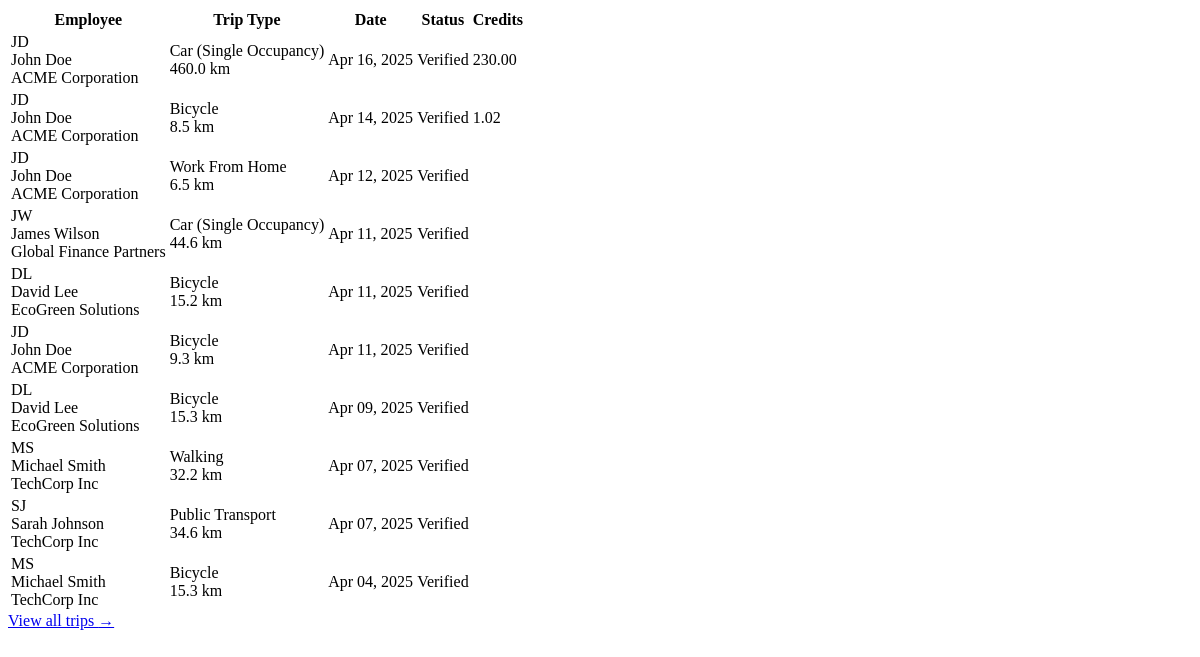
The page /systemadmin/recent-trips/ (signed in) on the database as committed earlier.
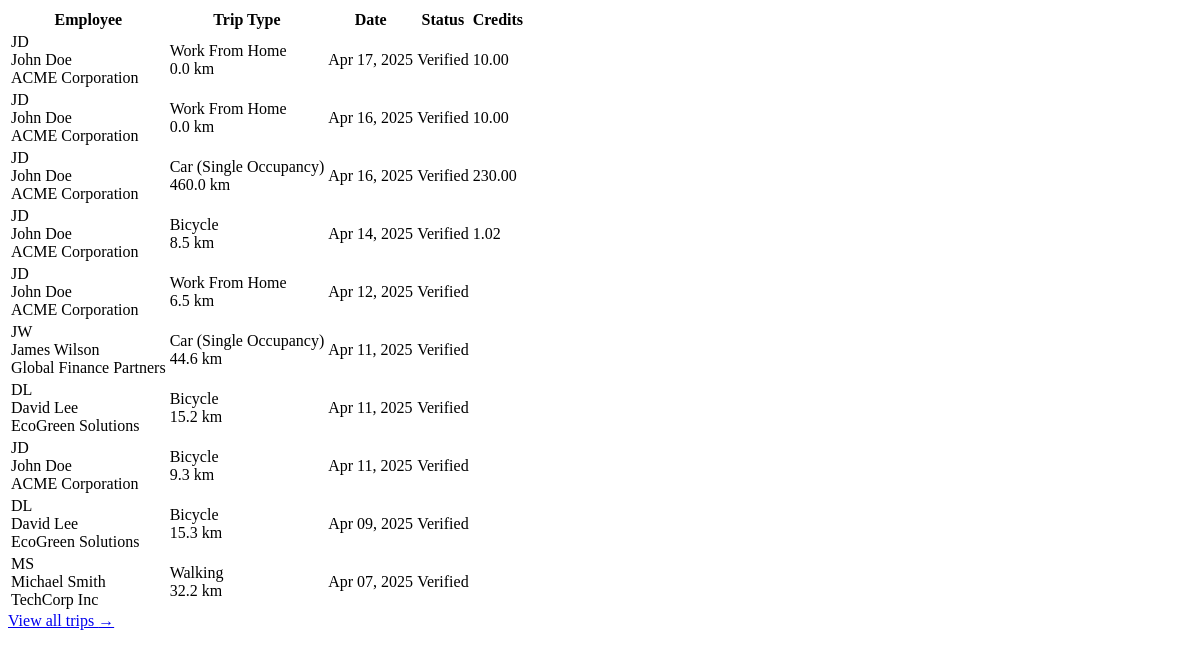
The same page on the database as committed later.
### trips/models.py (models this page shows, shortened)
class Trip(models.Model):
    TRANSPORT_MODES = (
        ('car', 'Car (Single Occupancy)'),
        ('carpool', 'Carpool'),
        ('public_transport', 'Public Transport'),
        ('bicycle', 'Bicycle'),
        ('walking', 'Walking'),
        ('work_from_home', 'Work From Home'),
    )
    VERIFICATION_STATUS = (
        ('pending', 'Pending'),
        ('verified', 'Verified'),
        ('rejected', 'Rejected'),
        ('flagged', 'Flagged for Review'),
    )
    employee = models.ForeignKey(
        EmployeeProfile,
        on_delete=models.CASCADE,
        related_name='trips'
    )
    start_location = models.ForeignKey(
        Location,
        on_delete=models.SET_NULL,
        related_name='trip_starts',
        null=True
    )
    end_location = models.ForeignKey(
        Location,
        on_delete=models.SET_NULL,
        related_name='trip_ends',
        null=True
    )
    start_time = models.DateTimeField()
    end_time = models.DateTimeField(null=True, blank=True)
    transport_mode = models.CharField(
        max_length=20,
        choices=TRANSPORT_MODES
    )
    distance_km = models.DecimalField(
        max_digits=8,
        decimal_places=2,
        null=True,
        blank=True
    )
    carbon_savings = models.DecimalField(
        max_digits=8,
        decimal_places=2,
        null=True,
        blank=True
    )
    credits_earned = models.DecimalField(
        max_digits=8,
        decimal_places=2,
        null=True,
        blank=True
    )
    proof_image = models.ImageField(
        upload_to='trip_proofs/',
        null=True,
        blank=True
    )
    verification_status = models.CharField(
        max_length=10,
        choices=VERIFICATION_STATUS,
        default='pending'
    )
    verified_by = models.ForeignKey(
        CustomUser,
        on_delete=models.SET_NULL,
        related_name='verified_trips',
        null=True,
        blank=True
    )
    duration_minutes = models.PositiveIntegerField(
        null=True,
        blank=True,
        help_text="Estimated travel time in minutes based on transport mode and distance"
    )
    created_at = models.DateTimeField(default=timezone.now)

### users/models.py (models this page shows, shortened)
class EmployeeProfile(models.Model):
    user = models.OneToOneField(
        CustomUser,
        on_delete=models.CASCADE,
        related_name='employee_profile'
    )
    employer = models.ForeignKey(
        EmployerProfile,
        on_delete=models.CASCADE,
        related_name='employees'
    )
    approved = models.BooleanField(default=False)
    created_at = models.DateTimeField(default=timezone.now)

class CustomUser(AbstractUser):
    is_employee = models.BooleanField(default=False)
    is_employer = models.BooleanField(default=False)
    is_bank_admin = models.BooleanField(default=False)
    is_super_admin = models.BooleanField(default=False)
    email = models.EmailField(_('email address'), unique=True)
    date_joined = models.DateTimeField(default=timezone.now)
    approved = models.BooleanField(default=False)
    USERNAME_FIELD = 'email'
    REQUIRED_FIELDS = ['username', 'first_name', 'last_name']
    class Meta:
        verbose_name = _('user')
        verbose_name_plural = _('users')

class EmployerProfile(models.Model):
    user = models.OneToOneField(
        CustomUser,
        on_delete=models.CASCADE,
        related_name='employer_profile'
    )
    company_name = models.CharField(max_length=100)
    registration_number = models.CharField(max_length=50, unique=True)
    industry = models.CharField(max_length=100)
    approved = models.BooleanField(default=False)
    created_at = models.DateTimeField(default=timezone.now)

### core/views/admin_views.py (the view)
# urls.py: path('recent-trips/', admin_views.dashboard_recent_trips, name='admin_dashboard_recent_trips'),
@login_required
@user_passes_test(is_super_admin)
def dashboard_recent_trips(request):
    trips = Trip.objects.select_related(
        'employee', 'employee__user', 'start_location', 'end_location'
    ).order_by('-start_time')[:10]
    transport_modes = Trip.TRANSPORT_MODES
    context = {
        'trips': trips,
        'transport_modes': transport_modes,
    }
    return render(request, 'admin/partials/recent_trips.html', context)

### core/views/admin_views.py (called while the page is built)
def is_super_admin(user):
    return user.is_authenticated and user.is_super_admin

### templates/admin/partials/recent_trips.html
<div class="overflow-x-auto">
    <table class="min-w-full divide-y divide-gray-200">
        <thead class="bg-gray-50">
            <tr>
                <th scope="col" class="px-6 py-3 text-left text-xs font-medium text-gray-500 uppercase tracking-wider">Employee</th>
                <th scope="col" class="px-6 py-3 text-left text-xs font-medium text-gray-500 uppercase tracking-wider">Trip Type</th>
                <th scope="col" class="px-6 py-3 text-left text-xs font-medium text-gray-500 uppercase tracking-wider">Date</th>
                <th scope="col" class="px-6 py-3 text-left text-xs font-medium text-gray-500 uppercase tracking-wider">Status</th>
                <th scope="col" class="px-6 py-3 text-left text-xs font-medium text-gray-500 uppercase tracking-wider">Credits</th>
            </tr>
        </thead>
        <tbody class="bg-white divide-y divide-gray-200">
            {% for trip in trips %}
            <tr>
                <td class="px-6 py-4 whitespace-nowrap">
                    <div class="flex items-center">
                        <div class="h-8 w-8 rounded-full bg-gray-100 flex items-center justify-center text-gray-600 font-medium">
                            {{ trip.employee.user.first_name|slice:":1" }}{{ trip.employee.user.last_name|slice:":1" }}
                        </div>
                        <div class="ml-4">
                            <div class="text-sm font-medium text-gray-900">{{ trip.employee.user.get_full_name }}</div>
                            <div class="text-sm text-gray-500">{{ trip.employee.employer.company_name }}</div>
                        </div>
                    </div>
                </td>
                <td class="px-6 py-4 whitespace-nowrap">
                    <div class="text-sm text-gray-900">{{ trip.get_transport_mode_display }}</div>
                    <div class="text-sm text-gray-500">{{ trip.distance_km|floatformat:1 }} km</div>
                </td>
                <td class="px-6 py-4 whitespace-nowrap text-sm text-gray-500">
                    {{ trip.start_time|date:"M d, Y" }}
                </td>
                <td class="px-6 py-4 whitespace-nowrap">
                    {% if trip.verification_status == 'verified' %}
                    <span class="px-2 py-1 inline-flex text-xs leading-5 font-semibold rounded-full bg-green-100 text-green-800">
                        Verified
                    </span>
                    {% else %}
                    <span class="px-2 py-1 inline-flex text-xs leading-5 font-semibold rounded-full bg-yellow-100 text-yellow-800">
                        {{ trip.verification_status|title }}
                    </span>
                    {% endif %}
                </td>
                <td class="px-6 py-4 whitespace-nowrap text-sm text-gray-900">
                    {{ trip.credits_earned|floatformat:2 }}
                </td>
            </tr>
            {% empty %}
            <tr>
                <td colspan="5" class="px-6 py-4 whitespace-nowrap text-sm text-gray-500 text-center">
                    No recent trips found
                </td>
            </tr>
            {% endfor %}
        </tbody>
    </table>
</div>
{% if trips %}
<div class="px-6 py-4 bg-gray-50 border-t border-gray-200">
    <a href="#" class="text-sm font-medium text-green-600 hover:text-green-500">
        View all trips <span aria-hidden="true">&rarr;</span>
    </a>
</div>
{% endif %}

Rows that differ between the two databases and show on the page:
no longer on this page (row unchanged): Trip: employee.user.first_name "S", employee.user.last_name "J", employee.user.get_full_name "Sarah Johnson", employee.employer.company_name "TechCorp Inc", transport_mode "Public Transport", distance_km "34.6", start_time "Apr 07, 2025", verification_status "Verified"
no longer on this page (row unchanged): Trip: employee.user.first_name "M", employee.user.last_name "S", employee.user.get_full_name "Michael Smith", employee.employer.company_name "TechCorp Inc", transport_mode "Bicycle", distance_km "15.3", start_time "Apr 04, 2025", verification_status "Verified"
added Trip: employee.user.first_name "J", employee.user.last_name "D", employee.user.get_full_name "John Doe", employee.employer.company_name "ACME Corporation", transport_mode "Work From Home", distance_km "0.0", start_time "Apr 17, 2025", verification_status "Verified", credits_earned "10.00"
added Trip: employee.user.first_name "J", employee.user.last_name "D", employee.user.get_full_name "John Doe", employee.employer.company_name "ACME Corporation", transport_mode "Work From Home", distance_km "0.0", start_time "Apr 16, 2025", verification_status "Verified", credits_earned "10.00"
